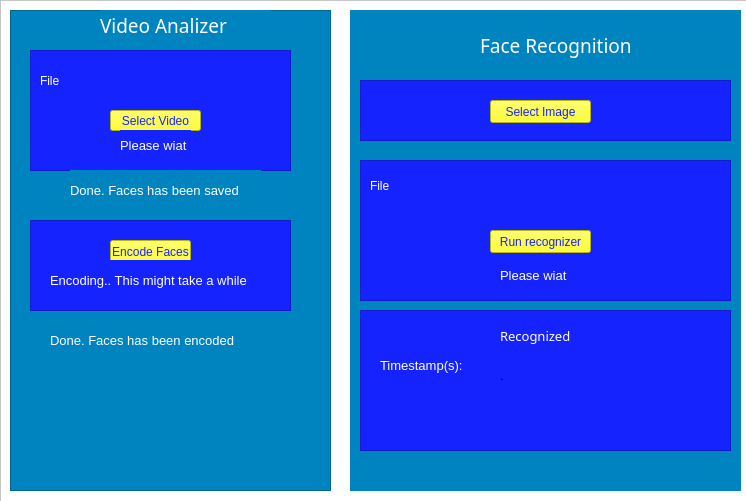
<?xml version="1.0" encoding="UTF-8"?>
<ui version="4.0">
 <class>MainWindow</class>
 <widget class="QMainWindow" name="MainWindow">
  <property name="geometry">
   <rect>
    <x>0</x>
    <y>0</y>
    <width>746</width>
    <height>501</height>
   </rect>
  </property>
  <property name="windowTitle">
   <string>MainWindow</string>
  </property>
  <widget class="QWidget" name="home">
   <widget class="QFrame" name="main_frame">
    <property name="geometry">
     <rect>
      <x>0</x>
      <y>0</y>
      <width>751</width>
      <height>571</height>
     </rect>
    </property>
    <property name="styleSheet">
     <string notr="true">background-color: rgb(255, 255, 255);</string>
    </property>
    <property name="frameShape">
     <enum>QFrame::StyledPanel</enum>
    </property>
    <property name="frameShadow">
     <enum>QFrame::Raised</enum>
    </property>
    <widget class="QFrame" name="frame">
     <property name="geometry">
      <rect>
       <x>10</x>
       <y>10</y>
       <width>321</width>
       <height>481</height>
      </rect>
     </property>
     <property name="styleSheet">
      <string notr="true">background-color: rgb(0, 132, 191);</string>
     </property>
     <property name="frameShape">
      <enum>QFrame::StyledPanel</enum>
     </property>
     <property name="frameShadow">
      <enum>QFrame::Raised</enum>
     </property>
     <widget class="QFrame" name="select_frame_1">
      <property name="geometry">
       <rect>
        <x>20</x>
        <y>40</y>
        <width>261</width>
        <height>121</height>
       </rect>
      </property>
      <property name="styleSheet">
       <string notr="true">background-color: rgb(21, 36, 255);</string>
      </property>
      <property name="frameShape">
       <enum>QFrame::StyledPanel</enum>
      </property>
      <property name="frameShadow">
       <enum>QFrame::Raised</enum>
      </property>
      <widget class="QLabel" name="file_label">
       <property name="geometry">
        <rect>
         <x>10</x>
         <y>20</y>
         <width>241</width>
         <height>21</height>
        </rect>
       </property>
       <property name="styleSheet">
        <string notr="true">color: rgb(255, 255, 255);</string>
       </property>
       <property name="text">
        <string>File</string>
       </property>
      </widget>
      <widget class="QPushButton" name="selectVideo_btn">
       <property name="geometry">
        <rect>
         <x>80</x>
         <y>60</y>
         <width>91</width>
         <height>21</height>
        </rect>
       </property>
       <property name="styleSheet">
        <string notr="true">background-color: rgb(255, 255, 0);
color: rgb(21, 36, 255);</string>
       </property>
       <property name="text">
        <string>Select Video</string>
       </property>
      </widget>
      <widget class="QLabel" name="selectVideoWit_label">
       <property name="geometry">
        <rect>
         <x>90</x>
         <y>80</y>
         <width>71</width>
         <height>31</height>
        </rect>
       </property>
       <property name="font">
        <font>
         <family>Segoe UI</family>
         <pointsize>10</pointsize>
        </font>
       </property>
       <property name="styleSheet">
        <string notr="true">color: rgb(255, 255, 255);</string>
       </property>
       <property name="text">
        <string>Please wiat</string>
       </property>
      </widget>
     </widget>
     <widget class="QLabel" name="done_label_1">
      <property name="geometry">
       <rect>
        <x>60</x>
        <y>160</y>
        <width>191</width>
        <height>41</height>
       </rect>
      </property>
      <property name="font">
       <font>
        <family>Segoe UI</family>
        <pointsize>10</pointsize>
       </font>
      </property>
      <property name="styleSheet">
       <string notr="true">color: rgb(255, 255, 255);</string>
      </property>
      <property name="text">
       <string>Done. Faces has been saved</string>
      </property>
     </widget>
     <widget class="QFrame" name="select_frame_2">
      <property name="geometry">
       <rect>
        <x>20</x>
        <y>210</y>
        <width>261</width>
        <height>91</height>
       </rect>
      </property>
      <property name="styleSheet">
       <string notr="true">background-color: rgb(21, 36, 255);</string>
      </property>
      <property name="frameShape">
       <enum>QFrame::StyledPanel</enum>
      </property>
      <property name="frameShadow">
       <enum>QFrame::Raised</enum>
      </property>
      <widget class="QPushButton" name="encodeButton">
       <property name="geometry">
        <rect>
         <x>80</x>
         <y>20</y>
         <width>81</width>
         <height>23</height>
        </rect>
       </property>
       <property name="styleSheet">
        <string notr="true">background-color: rgb(255, 255, 0);
color: rgb(21, 36, 255);</string>
       </property>
       <property name="text">
        <string>Encode Faces</string>
       </property>
      </widget>
      <widget class="QLabel" name="encodeLabel">
       <property name="geometry">
        <rect>
         <x>20</x>
         <y>40</y>
         <width>231</width>
         <height>41</height>
        </rect>
       </property>
       <property name="font">
        <font>
         <family>Segoe UI</family>
         <pointsize>10</pointsize>
        </font>
       </property>
       <property name="styleSheet">
        <string notr="true">color: rgb(255, 255, 255);</string>
       </property>
       <property name="text">
        <string>Encoding.. This might take a while</string>
       </property>
      </widget>
     </widget>
     <widget class="QLabel" name="done_label_2">
      <property name="geometry">
       <rect>
        <x>40</x>
        <y>310</y>
        <width>201</width>
        <height>41</height>
       </rect>
      </property>
      <property name="font">
       <font>
        <family>Segoe UI</family>
        <pointsize>10</pointsize>
       </font>
      </property>
      <property name="styleSheet">
       <string notr="true">color: rgb(255, 255, 255);</string>
      </property>
      <property name="text">
       <string>Done. Faces has been encoded</string>
      </property>
     </widget>
     <widget class="QLabel" name="Videoanalizer_label">
      <property name="geometry">
       <rect>
        <x>90</x>
        <y>0</y>
        <width>171</width>
        <height>31</height>
       </rect>
      </property>
      <property name="font">
       <font>
        <family>Poor Richard</family>
        <pointsize>14</pointsize>
       </font>
      </property>
      <property name="styleSheet">
       <string notr="true">color: rgb(255, 255, 255);</string>
      </property>
      <property name="text">
       <string>Video Analizer</string>
      </property>
     </widget>
    </widget>
    <widget class="QWidget" name="widget" native="true">
     <property name="geometry">
      <rect>
       <x>350</x>
       <y>10</y>
       <width>391</width>
       <height>481</height>
      </rect>
     </property>
     <property name="styleSheet">
      <string notr="true">background-color: rgb(0, 132, 191);</string>
     </property>
     <widget class="QFrame" name="frame_4">
      <property name="geometry">
       <rect>
        <x>10</x>
        <y>150</y>
        <width>371</width>
        <height>141</height>
       </rect>
      </property>
      <property name="styleSheet">
       <string notr="true">background-color: rgb(21, 36, 255);</string>
      </property>
      <property name="frameShape">
       <enum>QFrame::StyledPanel</enum>
      </property>
      <property name="frameShadow">
       <enum>QFrame::Raised</enum>
      </property>
      <widget class="QLabel" name="recognizedFile_label">
       <property name="geometry">
        <rect>
         <x>10</x>
         <y>10</y>
         <width>351</width>
         <height>31</height>
        </rect>
       </property>
       <property name="styleSheet">
        <string notr="true">color: rgb(255, 255, 255);</string>
       </property>
       <property name="text">
        <string>File</string>
       </property>
      </widget>
      <widget class="QPushButton" name="runRecognize_Button">
       <property name="geometry">
        <rect>
         <x>130</x>
         <y>70</y>
         <width>101</width>
         <height>23</height>
        </rect>
       </property>
       <property name="styleSheet">
        <string notr="true">background-color: rgb(255, 255, 0);
color: rgb(21, 36, 255);</string>
       </property>
       <property name="text">
        <string>Run recognizer</string>
       </property>
      </widget>
      <widget class="QLabel" name="recognizedWait_label">
       <property name="geometry">
        <rect>
         <x>140</x>
         <y>100</y>
         <width>81</width>
         <height>31</height>
        </rect>
       </property>
       <property name="font">
        <font>
         <family>Segoe UI</family>
         <pointsize>10</pointsize>
        </font>
       </property>
       <property name="styleSheet">
        <string notr="true">color: rgb(255, 255, 255);</string>
       </property>
       <property name="text">
        <string>Please wiat</string>
       </property>
      </widget>
     </widget>
     <widget class="QFrame" name="frame_5">
      <property name="geometry">
       <rect>
        <x>10</x>
        <y>70</y>
        <width>371</width>
        <height>61</height>
       </rect>
      </property>
      <property name="styleSheet">
       <string notr="true">background-color: rgb(21, 36, 255);</string>
      </property>
      <property name="frameShape">
       <enum>QFrame::StyledPanel</enum>
      </property>
      <property name="frameShadow">
       <enum>QFrame::Raised</enum>
      </property>
      <widget class="QPushButton" name="select_button">
       <property name="geometry">
        <rect>
         <x>130</x>
         <y>20</y>
         <width>101</width>
         <height>23</height>
        </rect>
       </property>
       <property name="styleSheet">
        <string notr="true">background-color: rgb(255, 255, 0);
color: rgb(21, 36, 255);</string>
       </property>
       <property name="text">
        <string>Select Image</string>
       </property>
      </widget>
     </widget>
     <widget class="QLabel" name="faceRecognition_label">
      <property name="geometry">
       <rect>
        <x>130</x>
        <y>20</y>
        <width>171</width>
        <height>31</height>
       </rect>
      </property>
      <property name="font">
       <font>
        <family>Poor Richard</family>
        <pointsize>14</pointsize>
       </font>
      </property>
      <property name="styleSheet">
       <string notr="true">color: rgb(255, 255, 255);</string>
      </property>
      <property name="text">
       <string>Face Recognition</string>
      </property>
     </widget>
     <widget class="QFrame" name="frame_6">
      <property name="geometry">
       <rect>
        <x>10</x>
        <y>300</y>
        <width>371</width>
        <height>141</height>
       </rect>
      </property>
      <property name="styleSheet">
       <string notr="true">background-color: rgb(21, 36, 255);</string>
      </property>
      <property name="frameShape">
       <enum>QFrame::StyledPanel</enum>
      </property>
      <property name="frameShadow">
       <enum>QFrame::Raised</enum>
      </property>
      <widget class="QLabel" name="recognized_label_2">
       <property name="geometry">
        <rect>
         <x>140</x>
         <y>10</y>
         <width>101</width>
         <height>31</height>
        </rect>
       </property>
       <property name="font">
        <font>
         <family>Poor Richard</family>
         <pointsize>10</pointsize>
        </font>
       </property>
       <property name="styleSheet">
        <string notr="true">color: rgb(255, 255, 255);</string>
       </property>
       <property name="text">
        <string>Recognized</string>
       </property>
      </widget>
      <widget class="QLabel" name="timestamp_label">
       <property name="geometry">
        <rect>
         <x>20</x>
         <y>40</y>
         <width>91</width>
         <height>31</height>
        </rect>
       </property>
       <property name="font">
        <font>
         <family>Segoe UI</family>
         <pointsize>10</pointsize>
        </font>
       </property>
       <property name="styleSheet">
        <string notr="true">color: rgb(255, 255, 255);</string>
       </property>
       <property name="text">
        <string>Timestamp(s):</string>
       </property>
      </widget>
      <widget class="QLabel" name="timestamp_label_2">
       <property name="geometry">
        <rect>
         <x>140</x>
         <y>40</y>
         <width>221</width>
         <height>51</height>
        </rect>
       </property>
       <property name="font">
        <font>
         <family>Segoe UI</family>
         <pointsize>10</pointsize>
        </font>
       </property>
       <property name="text">
        <string>.</string>
       </property>
      </widget>
     </widget>
    </widget>
   </widget>
  </widget>
 </widget>
 <resources/>
 <connections/>
</ui>
